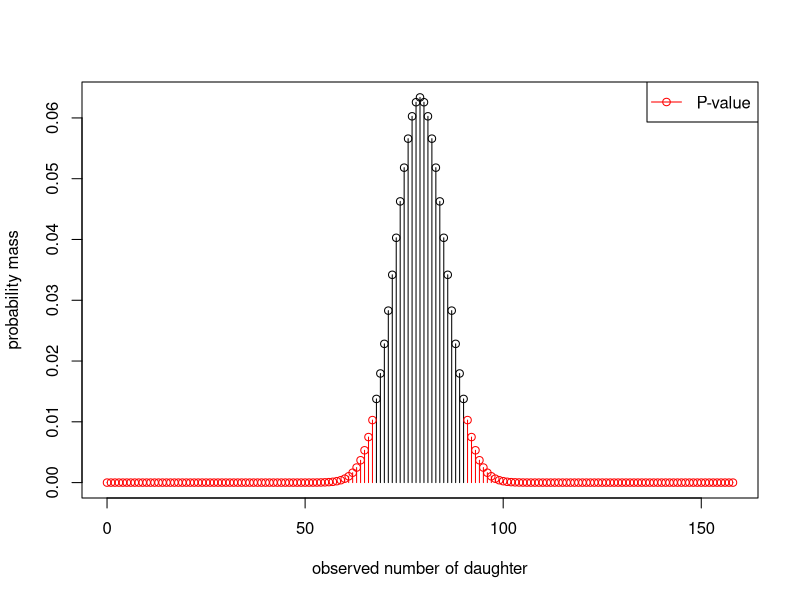

The R script that drew this image:
################################################################################
## class notes for ve406 - 02
## writtenn by: tong zhu
## date: sep 10


###############################################################################
## binomial example - president case study
rm(list = ls())  # clean working environment

## set up hypothesis
theta <- 1/2  ## assume equal chance 50-50
n <- 158  ## total number of trials
x <- 0:n  ## all possible number
x1 <- seq(0, n, by = 1)  # alternative way of set up sequence
fX <- dbinom(x, size = n, prob = theta)  ## pdf of x
? dbinom  ## getting help with ?
obs <- 67
p.lowerTail <- pbinom(obs, size = n, prob = theta)
## under the assumption of theta = 0.5
p.value <- 2 * p.lowerTail

## visulisation
tmpL <- fX[x <= 67]  ## as extreme as what we observed
x.upperTail <- 1 + qbinom(p.lowerTail, 
                          size = n, prob = theta, lower.tail = FALSE)
tmpU <- fX[x >= x.upperTail]

M <- x[x > 67 & x < x.upperTail]
tmpM <- fX[x > 67 & x < x.upperTail]

plot(x, fX, type = "n", 
     xlab = "observed number of daughter", ylab = "probability mass")
lines(0:obs, tmpL,type = "h", col = "red")
lines(x.upperTail:n, tmpU,type = "h", col = "red")
lines(M, tmpM, tmpM,type = "h")
points(0:obs, tmpL, col = "red")
points(x.upperTail:n, tmpU, col = "red")
points(M, tmpM)
legend("topright", legend = "P-value", col = "red", lty = 1, pch = 1)


## p-value of the deep-sea divers case study
2 * pbinom(65, size = 190, p = 0.5)
